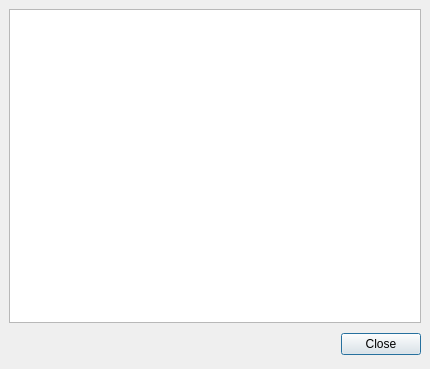
<ui version="4.0" >
 <author></author>
 <comment></comment>
 <exportmacro></exportmacro>
 <class>Gui::Dialog::SceneInspector</class>
 <widget class="QDialog" name="Gui::Dialog::SceneInspector" >
  <property name="geometry" >
   <rect>
    <x>0</x>
    <y>0</y>
    <width>430</width>
    <height>369</height>
   </rect>
  </property>
  <property name="windowTitle" >
   <string>Dialog</string>
  </property>
  <layout class="QGridLayout" >
   <property name="margin" >
    <number>9</number>
   </property>
   <property name="spacing" >
    <number>6</number>
   </property>
   <item row="0" column="0" >
    <widget class="QTreeView" name="treeView" />
   </item>
   <item row="1" column="0" >
    <layout class="QHBoxLayout" >
     <property name="margin" >
      <number>0</number>
     </property>
     <property name="spacing" >
      <number>6</number>
     </property>
     <item>
      <spacer>
       <property name="orientation" >
        <enum>Qt::Horizontal</enum>
       </property>
       <property name="sizeHint" >
        <size>
         <width>131</width>
         <height>31</height>
        </size>
       </property>
      </spacer>
     </item>
     <item>
      <widget class="QPushButton" name="closeButton" >
       <property name="text" >
        <string>Close</string>
       </property>
      </widget>
     </item>
    </layout>
   </item>
  </layout>
 </widget>
 <pixmapfunction></pixmapfunction>
 <resources/>
 <connections>
  <connection>
   <sender>closeButton</sender>
   <signal>clicked()</signal>
   <receiver>Gui::Dialog::SceneInspector</receiver>
   <slot>reject()</slot>
   <hints>
    <hint type="sourcelabel" >
     <x>369</x>
     <y>253</y>
    </hint>
    <hint type="destinationlabel" >
     <x>179</x>
     <y>282</y>
    </hint>
   </hints>
  </connection>
 </connections>
</ui>
